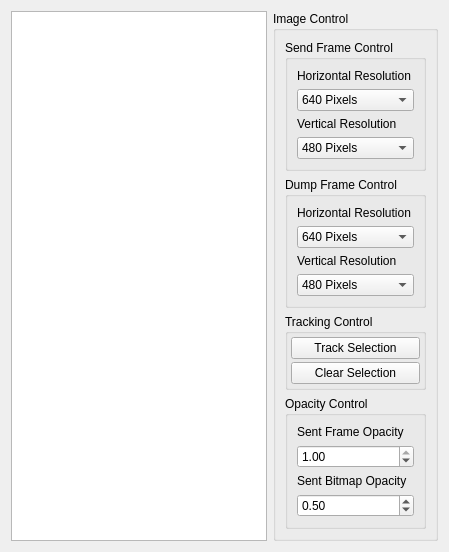
      <widget class="QWidget" name="Viewing">
       <attribute name="title">
        <string>Viewing</string>
       </attribute>
       <layout class="QHBoxLayout" name="viewingTabLayout">
        <item>
         <widget class="QGraphicsView" name="imageView">
          <property name="verticalScrollBarPolicy">
           <enum>Qt::ScrollBarAlwaysOff</enum>
          </property>
          <property name="horizontalScrollBarPolicy">
           <enum>Qt::ScrollBarAlwaysOff</enum>
          </property>
         </widget>
        </item>
        <item>
         <widget class="QGroupBox" name="imageControl">
          <property name="title">
           <string>Image Control</string>
          </property>
          <layout class="QVBoxLayout" name="imageControlLayout">
           <item>
            <widget class="QGroupBox" name="sendFrameControl">
             <property name="title">
              <string>Send Frame Control</string>
             </property>
             <layout class="QVBoxLayout" name="sendFrameControlLayout">
              <item>
               <widget class="QLabel" name="sfHResLabel">
                <property name="text">
                 <string>Horizontal Resolution</string>
                </property>
               </widget>
              </item>
              <item>
               <widget class="QComboBox" name="sfHResComboBox">
                <item>
                 <property name="text">
                  <string>640 Pixels</string>
                 </property>
                </item>
                <item>
                 <property name="text">
                  <string>320 Pixels</string>
                 </property>
                </item>
                <item>
                 <property name="text">
                  <string>160 Pixels</string>
                 </property>
                </item>
                <item>
                 <property name="text">
                  <string>80 Pixels</string>
                 </property>
                </item>
               </widget>
              </item>
              <item>
               <widget class="QLabel" name="sfVResLabel">
                <property name="text">
                 <string>Vertical Resolution</string>
                </property>
               </widget>
              </item>
              <item>
               <widget class="QComboBox" name="sfVResComboBox">
                <item>
                 <property name="text">
                  <string>480 Pixels</string>
                 </property>
                </item>
                <item>
                 <property name="text">
                  <string>240 Pixels</string>
                 </property>
                </item>
                <item>
                 <property name="text">
                  <string>120 Pixels</string>
                 </property>
                </item>
                <item>
                 <property name="text">
                  <string>60 Pixels</string>
                 </property>
                </item>
               </widget>
              </item>
             </layout>
            </widget>
           </item>
           <item>
            <widget class="QGroupBox" name="dumpFrameControl">
             <property name="title">
              <string>Dump Frame Control</string>
             </property>
             <layout class="QVBoxLayout" name="dumpFrameControlLayout">
              <item>
               <widget class="QLabel" name="dfHResLabel">
                <property name="text">
                 <string>Horizontal Resolution</string>
                </property>
               </widget>
              </item>
              <item>
               <widget class="QComboBox" name="dfHResComboBox">
                <item>
                 <property name="text">
                  <string>640 Pixels</string>
                 </property>
                </item>
                <item>
                 <property name="text">
                  <string>320 Pixels</string>
                 </property>
                </item>
                <item>
                 <property name="text">
                  <string>160 Pixels</string>
                 </property>
                </item>
                <item>
                 <property name="text">
                  <string>80 Pixels</string>
                 </property>
                </item>
               </widget>
              </item>
              <item>
               <widget class="QLabel" name="dfVResLabel">
                <property name="text">
                 <string>Vertical Resolution</string>
                </property>
               </widget>
              </item>
              <item>
               <widget class="QComboBox" name="dfVResComboBox">
                <item>
                 <property name="text">
                  <string>480 Pixels</string>
                 </property>
                </item>
                <item>
                 <property name="text">
                  <string>240 Pixels</string>
                 </property>
                </item>
                <item>
                 <property name="text">
                  <string>120 Pixels</string>
                 </property>
                </item>
                <item>
                 <property name="text">
                  <string>60 Pixels</string>
                 </property>
                </item>
               </widget>
              </item>
             </layout>
            </widget>
           </item>
           <item>
            <widget class="QGroupBox" name="trackingControl">
             <property name="title">
              <string>Tracking Control</string>
             </property>
             <layout class="QVBoxLayout" name="trackingControlLayout">
              <property name="spacing">
               <number>3</number>
              </property>
              <property name="margin">
               <number>3</number>
              </property>
              <item>
               <widget class="QPushButton" name="trackSelectionButton">
                <property name="text">
                 <string>Track Selection</string>
                </property>
               </widget>
              </item>
              <item>
               <widget class="QPushButton" name="clearSelectionButton">
                <property name="text">
                 <string>Clear Selection</string>
                </property>
               </widget>
              </item>
             </layout>
             <zorder>clearSelectionButton</zorder>
             <zorder>trackSelectionButton</zorder>
            </widget>
           </item>
           <item>
            <widget class="QGroupBox" name="opacityControl">
             <property name="title">
              <string>Opacity Control</string>
             </property>
             <layout class="QVBoxLayout" name="opacityControlLayout">
              <item>
               <widget class="QLabel" name="sendFrameOpacityLabel">
                <property name="text">
                 <string>Sent Frame Opacity</string>
                </property>
               </widget>
              </item>
              <item>
               <widget class="QDoubleSpinBox" name="sentFrameOpacitySpinBox">
                <property name="accelerated">
                 <bool>true</bool>
                </property>
                <property name="maximum">
                 <double>1.000000000000000</double>
                </property>
                <property name="singleStep">
                 <double>0.010000000000000</double>
                </property>
                <property name="value">
                 <double>1.000000000000000</double>
                </property>
               </widget>
              </item>
              <item>
               <widget class="QLabel" name="sentBitmapOpacityLabel">
                <property name="text">
                 <string>Sent Bitmap Opacity</string>
                </property>
               </widget>
              </item>
              <item>
               <widget class="QDoubleSpinBox" name="sentBitmapOpacitySpinBox">
                <property name="accelerated">
                 <bool>true</bool>
                </property>
                <property name="maximum">
                 <double>1.000000000000000</double>
                </property>
                <property name="singleStep">
                 <double>0.010000000000000</double>
                </property>
                <property name="value">
                 <double>0.500000000000000</double>
                </property>
               </widget>
              </item>
             </layout>
            </widget>
           </item>
          </layout>
         </widget>
        </item>
       </layout>
      </widget>
